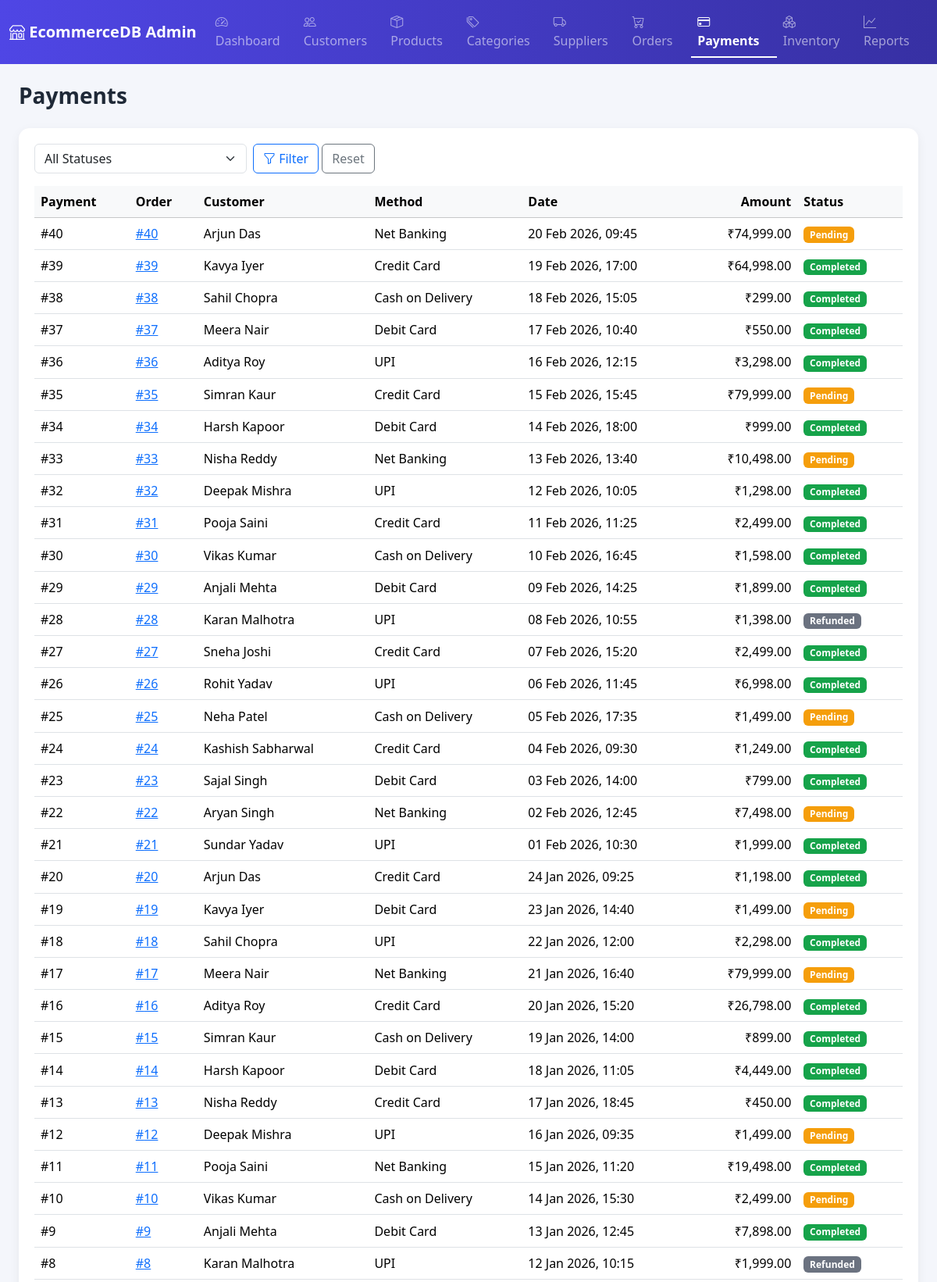
The page /payments.php (upper part) on the database its author committed.
### tables this page shows
CREATE TABLE Payments(
PaymentID INT AUTO_INCREMENT PRIMARY KEY,
OrderID INT NOT NULL,
PaymentMethod VARCHAR(20)
CHECK
	(
		PaymentMethod IN
		(
			'Credit Card',
			'Debit Card',
			'UPI',
			'Net Banking',
			'Cash on Delivery'
		)
	),
PaymentStatus VARCHAR(20) DEFAULT 'Pending'
CHECK
(
		PaymentStatus IN
	(
			'Pending',
			'Completed',
			'Failed',
			'Refunded'
	)
),

Amount DECIMAL(10,2) CHECK(Amount >= 0),
PaymentDate DATETIME DEFAULT CURRENT_TIMESTAMP,
FOREIGN KEY(OrderID) REFERENCES Orders(OrderID)
);

CREATE TABLE Orders(
OrderID INT AUTO_INCREMENT PRIMARY KEY,
CustomerID INT NOT NULL,
OrderDate DATETIME DEFAULT CURRENT_TIMESTAMP,
Status ENUM('Pending','Processing','Shipped','Delivered','Cancelled') DEFAULT 'Pending',
TotalAmount DECIMAL(10,2) DEFAULT 0.00,
FOREIGN KEY (CustomerID) REFERENCES Customers(CustomerID)
);

### config.php (called while the page is built, shortened)
<?php
function h($value) {
    return htmlspecialchars((string)$value, ENT_QUOTES, 'UTF-8');
}
function money($amount) {
    return '₹' . number_format((float)$amount, 2);
}

### payments.php (the view, shortened to what this page needs)
<?php
require 'config.php';
$sql = "
    SELECT p.*, o.OrderID, CONCAT(c.FirstName,' ',c.LastName) AS CustomerName
    FROM Payments p
    JOIN Orders o ON p.OrderID = o.OrderID
    JOIN Customers c ON o.CustomerID = c.CustomerID
    WHERE 1=1
";
$params = [];
$sql .= " ORDER BY p.PaymentDate DESC";
$stmt = $pdo->prepare($sql);
$stmt->execute($params);
$payments = $stmt->fetchAll();
require 'includes/header.php';
?>
<h3 class="page-title mb-4">Payments</h3>
<div class="table-card">
  <form class="row g-2 mb-3" method="get">
    <div class="col-md-3">
      <select name="status" class="form-select">
        <option value="">All Statuses</option>
      </select>
    </div>
    <div class="col-auto">
      <button class="btn btn-outline-primary"><i class="bi bi-funnel"></i> Filter</button>
      <a href="payments.php" class="btn btn-outline-secondary">Reset</a>
    </div>
  </form>
  <div class="table-responsive">
    <table class="table table-hover align-middle">
      <thead class="table-light">
        <tr><th>Payment</th><th>Order</th><th>Customer</th><th>Method</th><th>Date</th><th class="text-end">Amount</th><th>Status</th></tr>
      </thead>
      <tbody>
      <?php foreach ($payments as $p): ?>
        <tr>
          <td>#<?= (int)$p['PaymentID'] ?></td>
          <td><a href="order_view.php?id=<?= (int)$p['OrderID'] ?>">#<?= (int)$p['OrderID'] ?></a></td>
          <td><?= h($p['CustomerName']) ?></td>
          <td><?= h($p['PaymentMethod']) ?></td>
          <td><?= h(date('d M Y, H:i', strtotime($p['PaymentDate']))) ?></td>
          <td class="text-end"><?= money($p['Amount']) ?></td>
          <td><span class="badge badge-pay-<?= h($p['PaymentStatus']) ?>"><?= h($p['PaymentStatus']) ?></span></td>
        </tr>
      <?php endforeach; ?>
      </tbody>
    </table>
  </div>
</div>
<?php require 'includes/footer.php'; ?>

### assets/style.css (style rules this page uses)
:root { --brand: #4f46e5; --brand-dark: #3730a3; }
body { background-color: #f4f6fb; font-family: 'Segoe UI', system-ui, -apple-system, sans-serif; }
.table-card { background: #fff; border-radius: 14px; box-shadow: 0 4px 14px rgba(0,0,0,0.06); padding: 1.25rem; }
.badge-pay-Pending { background:#f59e0b; }
.badge-pay-Completed { background:#16a34a; }
.badge-pay-Refunded { background:#6b7280; }
.page-title { font-weight: 700; color: #1f2937; }

### rows shown on the page
payments: PaymentID "40", OrderID.OrderID "40", CustomerName "Arjun Das", PaymentMethod "Net Banking", PaymentDate "20 Feb 2026, 09:45", Amount "₹74,999.00", PaymentStatus "Pending"
payments: PaymentID "39", OrderID.OrderID "39", CustomerName "Kavya Iyer", PaymentMethod "Credit Card", PaymentDate "19 Feb 2026, 17:00", Amount "₹64,998.00", PaymentStatus "Completed"
payments: PaymentID "38", OrderID.OrderID "38", CustomerName "Sahil Chopra", PaymentMethod "Cash on Delivery", PaymentDate "18 Feb 2026, 15:05", Amount "₹299.00", PaymentStatus "Completed"
payments: PaymentID "37", OrderID.OrderID "37", CustomerName "Meera Nair", PaymentMethod "Debit Card", PaymentDate "17 Feb 2026, 10:40", Amount "₹550.00", PaymentStatus "Completed"
payments: PaymentID "36", OrderID.OrderID "36", CustomerName "Aditya Roy", PaymentMethod "UPI", PaymentDate "16 Feb 2026, 12:15", Amount "₹3,298.00", PaymentStatus "Completed"
payments: PaymentID "35", OrderID.OrderID "35", CustomerName "Simran Kaur", PaymentMethod "Credit Card", PaymentDate "15 Feb 2026, 15:45", Amount "₹79,999.00", PaymentStatus "Pending"
payments: PaymentID "34", OrderID.OrderID "34", CustomerName "Harsh Kapoor", PaymentMethod "Debit Card", PaymentDate "14 Feb 2026, 18:00", Amount "₹999.00", PaymentStatus "Completed"
payments: PaymentID "33", OrderID.OrderID "33", CustomerName "Nisha Reddy", PaymentMethod "Net Banking", PaymentDate "13 Feb 2026, 13:40", Amount "₹10,498.00", PaymentStatus "Pending"
payments: PaymentID "32", OrderID.OrderID "32", CustomerName "Deepak Mishra", PaymentMethod "UPI", PaymentDate "12 Feb 2026, 10:05", Amount "₹1,298.00", PaymentStatus "Completed"
payments: PaymentID "31", OrderID.OrderID "31", CustomerName "Pooja Saini", PaymentMethod "Credit Card", PaymentDate "11 Feb 2026, 11:25", Amount "₹2,499.00", PaymentStatus "Completed"
payments: PaymentID "30", OrderID.OrderID "30", CustomerName "Vikas Kumar", PaymentMethod "Cash on Delivery", PaymentDate "10 Feb 2026, 16:45", Amount "₹1,598.00", PaymentStatus "Completed"
payments: PaymentID "29", OrderID.OrderID "29", CustomerName "Anjali Mehta", PaymentMethod "Debit Card", PaymentDate "09 Feb 2026, 14:25", Amount "₹1,899.00", PaymentStatus "Completed"
payments: PaymentID "28", OrderID.OrderID "28", CustomerName "Karan Malhotra", PaymentMethod "UPI", PaymentDate "08 Feb 2026, 10:55", Amount "₹1,398.00", PaymentStatus "Refunded"
payments: PaymentID "27", OrderID.OrderID "27", CustomerName "Sneha Joshi", PaymentMethod "Credit Card", PaymentDate "07 Feb 2026, 15:20", Amount "₹2,499.00", PaymentStatus "Completed"
payments: PaymentID "26", OrderID.OrderID "26", CustomerName "Rohit Yadav", PaymentMethod "UPI", PaymentDate "06 Feb 2026, 11:45", Amount "₹6,998.00", PaymentStatus "Completed"
payments: PaymentID "25", OrderID.OrderID "25", CustomerName "Neha Patel", PaymentMethod "Cash on Delivery", PaymentDate "05 Feb 2026, 17:35", Amount "₹1,499.00", PaymentStatus "Pending"
payments: PaymentID "24", OrderID.OrderID "24", CustomerName "Kashish Sabharwal", PaymentMethod "Credit Card", PaymentDate "04 Feb 2026, 09:30", Amount "₹1,249.00", PaymentStatus "Completed"
payments: PaymentID "23", OrderID.OrderID "23", CustomerName "Sajal Singh", PaymentMethod "Debit Card", PaymentDate "03 Feb 2026, 14:00", Amount "₹799.00", PaymentStatus "Completed"
payments: PaymentID "22", OrderID.OrderID "22", CustomerName "Aryan Singh", PaymentMethod "Net Banking", PaymentDate "02 Feb 2026, 12:45", Amount "₹7,498.00", PaymentStatus "Pending"
payments: PaymentID "21", OrderID.OrderID "21", CustomerName "Sundar Yadav", PaymentMethod "UPI", PaymentDate "01 Feb 2026, 10:30", Amount "₹1,999.00", PaymentStatus "Completed"
payments: PaymentID "20", OrderID.OrderID "20", CustomerName "Arjun Das", PaymentMethod "Credit Card", PaymentDate "24 Jan 2026, 09:25", Amount "₹1,198.00", PaymentStatus "Completed"
payments: PaymentID "19", OrderID.OrderID "19", CustomerName "Kavya Iyer", PaymentMethod "Debit Card", PaymentDate "23 Jan 2026, 14:40", Amount "₹1,499.00", PaymentStatus "Pending"
payments: PaymentID "18", OrderID.OrderID "18", CustomerName "Sahil Chopra", PaymentMethod "UPI", PaymentDate "22 Jan 2026, 12:00", Amount "₹2,298.00", PaymentStatus "Completed"
payments: PaymentID "17", OrderID.OrderID "17", CustomerName "Meera Nair", PaymentMethod "Net Banking", PaymentDate "21 Jan 2026, 16:40", Amount "₹79,999.00", PaymentStatus "Pending"
payments: PaymentID "16", OrderID.OrderID "16", CustomerName "Aditya Roy", PaymentMethod "Credit Card", PaymentDate "20 Jan 2026, 15:20", Amount "₹26,798.00", PaymentStatus "Completed"
payments: PaymentID "15", OrderID.OrderID "15", CustomerName "Simran Kaur", PaymentMethod "Cash on Delivery", PaymentDate "19 Jan 2026, 14:00", Amount "₹899.00", PaymentStatus "Completed"
payments: PaymentID "14", OrderID.OrderID "14", CustomerName "Harsh Kapoor", PaymentMethod "Debit Card", PaymentDate "18 Jan 2026, 11:05", Amount "₹4,449.00", PaymentStatus "Completed"
payments: PaymentID "13", OrderID.OrderID "13", CustomerName "Nisha Reddy", PaymentMethod "Credit Card", PaymentDate "17 Jan 2026, 18:45", Amount "₹450.00", PaymentStatus "Completed"
payments: PaymentID "12", OrderID.OrderID "12", CustomerName "Deepak Mishra", PaymentMethod "UPI", PaymentDate "16 Jan 2026, 09:35", Amount "₹1,499.00", PaymentStatus "Pending"
payments: PaymentID "11", OrderID.OrderID "11", CustomerName "Pooja Saini", PaymentMethod "Net Banking", PaymentDate "15 Jan 2026, 11:20", Amount "₹19,498.00", PaymentStatus "Completed"
payments: PaymentID "10", OrderID.OrderID "10", CustomerName "Vikas Kumar", PaymentMethod "Cash on Delivery", PaymentDate "14 Jan 2026, 15:30", Amount "₹2,499.00", PaymentStatus "Pending"
payments: PaymentID "9", OrderID.OrderID "9", CustomerName "Anjali Mehta", PaymentMethod "Debit Card", PaymentDate "13 Jan 2026, 12:45", Amount "₹7,898.00", PaymentStatus "Completed"
payments: PaymentID "8", OrderID.OrderID "8", CustomerName "Karan Malhotra", PaymentMethod "UPI", PaymentDate "12 Jan 2026, 10:15", Amount "₹1,999.00", PaymentStatus "Refunded"
